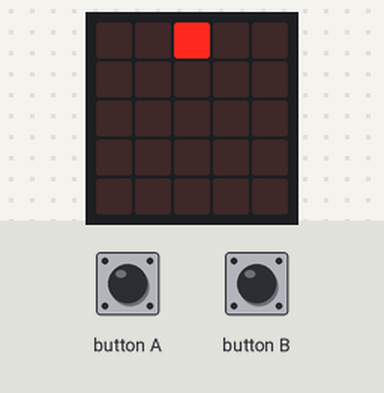
Bench run of a program on a simulated BBC micro:bit (MakeCode). Parts: the board's 5×5 LED display. The test bench sets the inputs (shaded band).

Above: at 1.2 s.
1.3 s: button A pressed for 0.15 s
At 2.2 s:
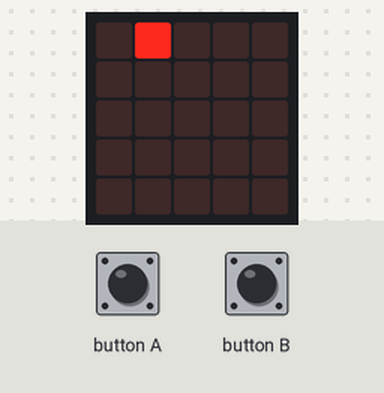
2.9 s: button A pressed for 0.15 s
At 3.4 s:
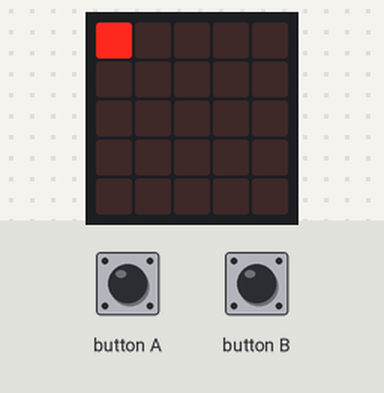
6.0 s: button A pressed 2 times (0.12 s each, 0.3 s apart)
At 7.1 s:
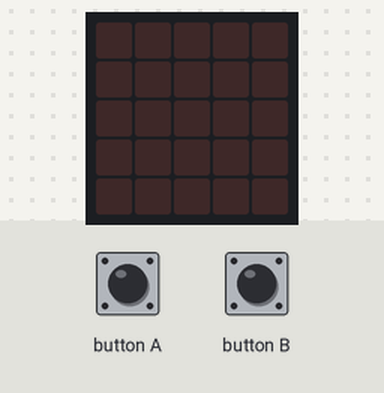
Timing chart, 0 to 9.0 s (numbered marks = the images above; inputs shaded):
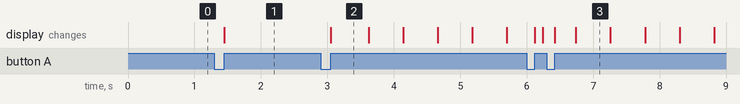

The program:

main.ts
```typescript
input.onButtonPressed(Button.A, function () {
    led.unplot(PosX, 0)
    PosX = Math.max(0, PosX - 1)
    led.plot(PosX, 0)
})
input.onButtonPressed(Button.B, function () {
    led.unplot(PosX, 0)
    PosX = Math.min(4, PosX + 1)
    led.plot(PosX, 0)
})
let PosX = 0
PosX = 2
led.plot(PosX, 0)
let direction = 0
basic.forever(function () {
    basic.pause(500)
    led.unplot(PosX, 0)
    PosX += direction
    if (PosX >= 4) {
        direction = -1
    } else if (PosX <= 0) {
        direction = 1
    }
    led.plot(PosX, 0)
})
```

test.ts
```typescript
// les tests vont ici ; cela ne sera pas compilé si ce paquet est utilisé en tant qu'extension.
```

Measured:
- after the input at 1.3 s, the display: changes after 0.15 s (image 1)
- after the input at 2.9 s, the display: changes after 0.15 s (image 2)
- what the display in image 2 shows lasts 0.5 s, from 3.1 s to 3.6 s
- what the display in image 3 shows lasts 0.6 s, from 6.7 s to 7.3 s
